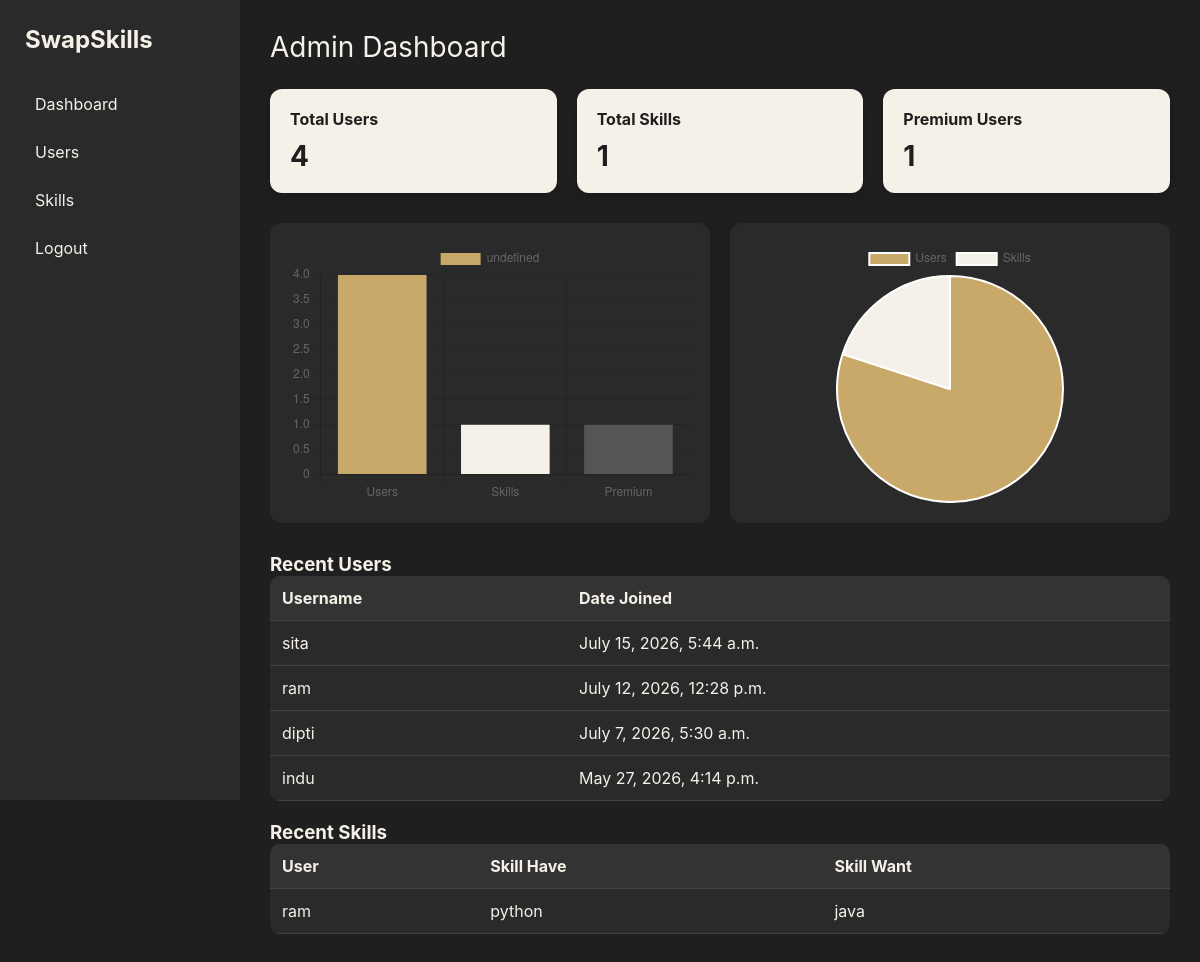
The app's page /dashboard/ (signed in) with its own data.
### home/models.py (models this page shows, shortened)
class Skill(models.Model):
    user = models.ForeignKey(User, on_delete=models.CASCADE)
    skill_have = models.CharField(max_length=100)
    skill_want = models.CharField(max_length=100)
    description = models.TextField()
    created_at = models.DateTimeField(auto_now_add=True)

### home/views.py (the view)
# urls.py: path('dashboard/', views.admin_dashboard, name='dashboard'),
@login_required
def admin_dashboard(request):
    if not request.user.is_superuser:
        return redirect('home')
    total_users = User.objects.count()
    total_skills = Skill.objects.count()
    total_premium = Profile.objects.filter(is_premium=True).count()
    recent_users = User.objects.all().order_by('-date_joined')[:5]
    recent_skills = Skill.objects.all().order_by('-id')[:5]
    return render(request, 'admin/dashboard.html', {
        'total_users': total_users,
        'total_skills': total_skills,
        'total_premium': total_premium,
        'recent_users': recent_users,
        'recent_skills': recent_skills,
    })

### home/templates/admin/dashboard.html (shortened to what this page needs)
<!DOCTYPE html>
<html>
<head>
</head>
<body>
<div class="sidebar">
    <h2>SwapSkills</h2>
    <a href="#">Dashboard</a>
    <a href="#">Users</a>
    <a href="#">Skills</a>
    <a href="#">Logout</a>
</div>
<div class="main">
    <div class="title">Admin Dashboard</div>
    <div class="cards">
        <div class="card">
            <h2>Total Users</h2>
            <h1>{{ total_users }}</h1>
        </div>
        <div class="card">
            <h2>Total Skills</h2>
            <h1>{{ total_skills }}</h1>
        </div>
        <div class="card">
            <h2>Premium Users</h2>
            <h1>{{ total_premium }}</h1>
        </div>
    </div>
    <div class="charts">
        <div class="chart-box">
            <canvas id="chart1"></canvas>
        </div>
        <div class="chart-box">
            <canvas id="chart2"></canvas>
        </div>
    </div>
    <div class="table-box">
        <h3>Recent Users</h3>
        <table>
            <tr>
                <th>Username</th>
                <th>Date Joined</th>
            </tr>
            {% for u in recent_users %}
            <tr>
                <td>{{ u.username }}</td>
                <td>{{ u.date_joined }}</td>
            </tr>
            {% endfor %}
        </table>
    </div>
    <div class="table-box">
        <h3>Recent Skills</h3>
        <table>
            <tr>
                <th>User</th>
                <th>Skill Have</th>
                <th>Skill Want</th>
            </tr>
            {% for s in recent_skills %}
            <tr>
                <td>{{ s.user.username }}</td>
                <td>{{ s.skill_have }}</td>
                <td>{{ s.skill_want }}</td>
            </tr>
            {% endfor %}
        </table>
    </div>
</div>
<script>
    const totalUsers = Number("{{ total_users|default:0 }}");
    const totalSkills = Number("{{ total_skills|default:0 }}");
    const totalPremium = Number("{{ total_premium|default:0 }}");
    new Chart(document.getElementById("chart1"), {
        type: "bar",
        data: {
            labels: ["Users", "Skills", "Premium"],
            datasets: [{
                data: [totalUsers, totalSkills, totalPremium],
                backgroundColor: ["#c8a96a", "#f5f1e8", "#555"]
            }]
        },
        options: {
            responsive: true,
            maintainAspectRatio: false
        }
    });
    new Chart(document.getElementById("chart2"), {
        type: "pie",
        data: {
            labels: ["Users", "Skills"],
            datasets: [{
                data: [totalUsers, totalSkills],
                backgroundColor: ["#c8a96a", "#f5f1e8"]
            }]
        },
        options: {
            responsive: true,
            maintainAspectRatio: false
        }
    });
</script>
</body>
</html>

### home/templates/admin/dashboard.html (style rules this page uses)
* { margin: 0; padding: 0; box-sizing: border-box; }
body { font-family: Inter, sans-serif; background: #1f1f1f; color: #f5f1e8; display: flex; }
.sidebar { width: 240px; height: 100vh; background: #2a2a2a; position: fixed; padding: 25px; }
.sidebar h2 { margin-bottom: 30px; }
.sidebar a { display: block; padding: 10px; margin: 8px 0; text-decoration: none; color: #f5f1e8; border-radius: 8px; transition: 0.2s; }
.main { margin-left: 240px; padding: 30px; width: calc(100% - 240px); }
.title { font-size: 28px; margin-bottom: 25px; }
.cards { display: grid; grid-template-columns: repeat(3, 1fr); gap: 20px; margin-bottom: 30px; }
.card { background: #f5f1e8; color: #1f1f1f; padding: 20px; border-radius: 12px; box-shadow: 0 4px 12px rgba(0,0,0,0.2); }
.card h2 { font-size: 16px; margin-bottom: 10px; }
.card h1 { font-size: 28px; }
.charts { display: grid; grid-template-columns: 1fr 1fr; gap: 20px; margin-bottom: 30px; }
.chart-box { background: #2a2a2a; padding: 20px; border-radius: 12px; }
canvas { width: 100% !important; height: 260px !important; }
.table-box { margin-top: 20px; }
table { width: 100%; border-collapse: collapse; background: #2a2a2a; border-radius: 10px; overflow: hidden; }
th, td { padding: 12px; border-bottom: 1px solid #444; text-align: left; }
th { background: #333; }

### records on screen
Skill: user.username "ram", skill_have "python", skill_want "java"

### other values on screen
{{ total_users }} "4"
{{ total_skills }} "1"
{{ total_premium }} "1"
{{ u.username }} "sita"
{{ u.date_joined }} "July 15, 2026, 5:44 a.m."
{{ u.username }} "ram"
{{ u.date_joined }} "July 12, 2026, 12:28 p.m."
{{ u.username }} "dipti"
{{ u.date_joined }} "July 7, 2026, 5:30 a.m."
{{ u.username }} "indu"
{{ u.date_joined }} "May 27, 2026, 4:14 p.m."
chart data {{ total_users|default:0 }} 4
chart data {{ total_skills|default:0 }} 1
chart data {{ total_premium|default:0 }} 1
